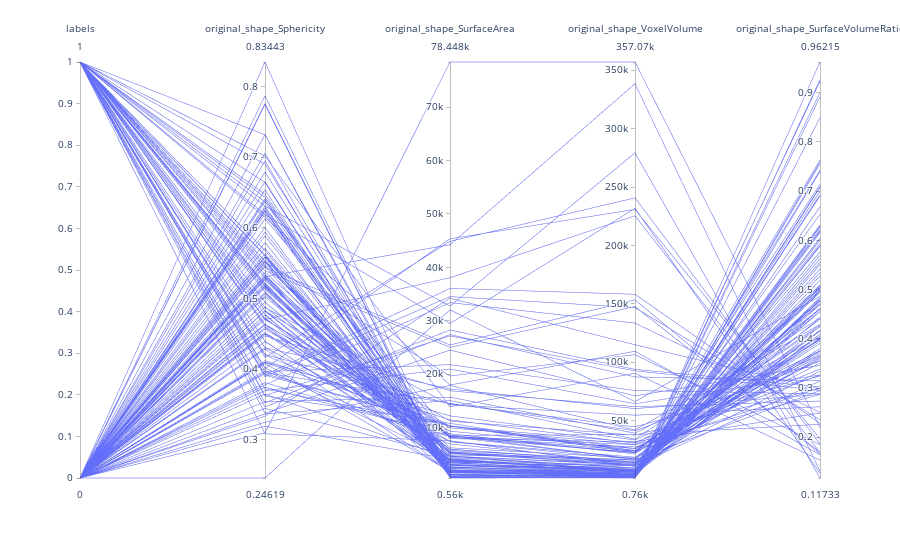

Source (notebook cell):
### Code cell
import plotly.express as px
df = data
fig = px.parallel_coordinates(df,
                              dimensions=['labels','original_shape_Sphericity', 'original_shape_SurfaceArea', 'original_shape_VoxelVolume',
                                          'original_shape_SurfaceVolumeRatio'],
                              color_continuous_scale=px.colors.diverging.Tealrose,
                              color_continuous_midpoint=2)
fig.show()

### Figure 1 — Plotly figure (JSON) as saved in the notebook; plotly's stock layout.template omitted (floating-point values rounded to 4 significant figures; data arrays with more than 128 entries replaced by an {"elided": "..."} marker saying what was removed)
{"data": [{"dimensions": [{"label": "labels", "values": {"elided": "137 int values"}}, {"label": "original_shape_Sphericity", "values": {"elided": "137 float values"}}, {"label": "original_shape_SurfaceArea", "values": {"elided": "137 float values"}}, {"label": "original_shape_VoxelVolume", "values": {"elided": "137 int values"}}, {"label": "original_shape_SurfaceVolumeRatio", "values": {"elided": "137 float values"}}], "domain": {"x": [0, 1], "y": [0, 1]}, "name": "", "type": "parcoords"}], "layout": {"legend": {"tracegroupgap": 0}, "margin": {"t": 60}}}
